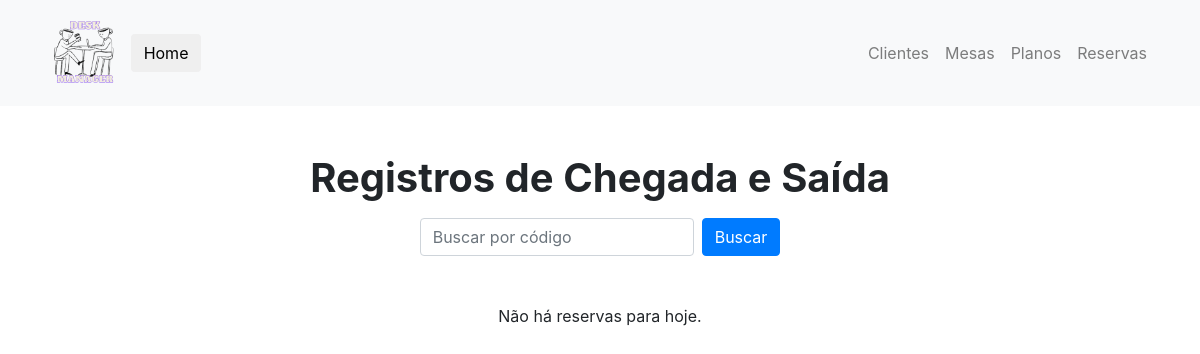
Page /registros on the earlier database version.
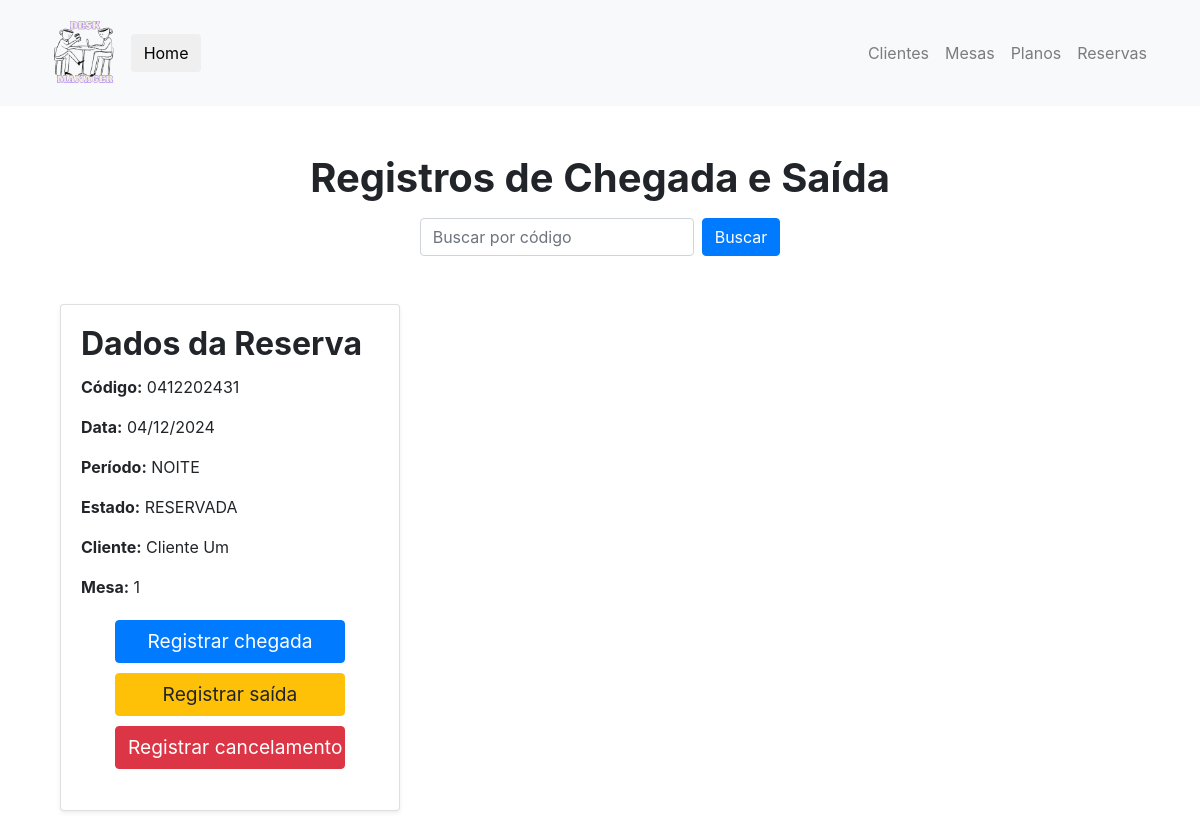
Same page on the later database version.
### desk_manager/models.py (models this page shows, shortened)
class Reserva(db.Model):
    id: so.Mapped[str] = so.mapped_column(sa.String, primary_key=True, default=generate_hex_id)
    codigo: so.Mapped[str] = so.mapped_column(sa.String, unique=True ,nullable=False)
    data: so.Mapped[datetime] = so.mapped_column(sa.DateTime, nullable=False)
    periodo: so.Mapped[PeriodoReserva] = so.mapped_column(sa.Integer, nullable=False)
    estado: so.Mapped[EstadoReserva] = so.mapped_column(sa.Integer, nullable=False, default=EstadoReserva.RESERVADA)
    data_chegada: so.Mapped[datetime] = so.mapped_column(sa.DateTime, nullable=True)
    data_saida: so.Mapped[datetime] = so.mapped_column(sa.DateTime, nullable=True)
    data_cancelamento: so.Mapped[datetime] = so.mapped_column(sa.DateTime, nullable=True)
    cliente: so.Mapped[Cliente] = so.relationship(Cliente, back_populates="reservas")
    cliente_id: so.Mapped[str] = so.mapped_column(sa.String, sa.ForeignKey("cliente.id"), nullable=False)
    mesa: so.Mapped[Mesa] = so.relationship(Mesa, back_populates="reservas")
    mesa_id: so.Mapped[str] = so.mapped_column(sa.String, sa.ForeignKey("mesa.id"), nullable=False)
    def to_dict(self):
        return {
            'id': self.id,
            'codigo': self.codigo,
            'data': self.data.strftime('%d/%m/%Y'),
            'periodo': PeriodoReserva(self.periodo).name,
            'estado': EstadoReserva(self.estado).name,
            'cliente': self.cliente,
            'mesa': self.mesa
        }

class Cliente(db.Model):
    __tablename__ = 'cliente'
    id: so.Mapped[str] = so.mapped_column(sa.String, primary_key=True, default=generate_hex_id)
    nome: so.Mapped[str] = so.mapped_column(sa.String, nullable=False)
    cpf: so.Mapped[str] = so.mapped_column(sa.String, unique=True, nullable=False)
    telefone: so.Mapped[str] = so.mapped_column(sa.String, nullable=False)
    tipo_plano_id: so.Mapped[str] = so.mapped_column(sa.String, sa.ForeignKey("plano.id"), nullable=True)
    plano: so.Mapped["PlanoDeUso"] = so.relationship("PlanoDeUso", back_populates="clientes")
    reservas: so.Mapped[list["Reserva"]] = so.relationship("Reserva", back_populates="cliente")
    saldo: so.Mapped[int] = so.mapped_column(sa.Integer, nullable=True, default=0)

class Mesa(db.Model):
    id: so.Mapped[str] = so.mapped_column(sa.String, primary_key=True, default=generate_hex_id)
    numero: so.Mapped[str] = so.mapped_column(sa.String, unique=True, nullable=False)
    reservas: so.Mapped[list["Reserva"]] = so.relationship("Reserva", back_populates="mesa")

### desk_manager/routes/registros.py (the view)
@REGISTROS.route('/registros')
def listagem():
    reservas = buscar_reservas_hoje()
    reservas_dict = [reserva.to_dict() for reserva in reservas]
    return render_template('listagem_registros.html', reservas=reservas_dict)

### desk_manager/routes/registros.py (called while the page is built)
def buscar_reservas_hoje():
    hoje = datetime.now().date()
    return Reserva.query.filter(func.date(Reserva.data) == hoje).all()

### desk_manager/templates/listagem_registros.html (shortened to what the changed rows need)
{% extends "base.html" %}
{% block body %}
<div class="container my-5">
    <h1 class="display-5 text-center my-0 mb-3"><strong>Registros de Chegada e Saída</strong></h1>
    <div class="row">
        {% if reserva_escolhida %}
            <div class="col-md-6 offset-md-3">
                <h2 class="card-title"><strong>Reserva encontrada!</strong></h2>
                <div class="card shadow-sm">
                    <div class="card-body">
                        <h2 class="card-title"><strong>Dados da Reserva</strong></h2>
                        <p class="card-text"><strong>Código:</strong> {{ reserva_escolhida.codigo }}</p>
                        <p class="card-text"><strong>Data:</strong> {{ reserva_escolhida.data }}</p>
                        <p class="card-text"><strong>Período:</strong> {{ reserva_escolhida.periodo }}</p>
                        <p class="card-text"><strong>Estado:</strong> {{ reserva_escolhida.estado }}</p>
                        <p class="card-text"><strong>Cliente:</strong> {{ reserva_escolhida.cliente.nome }}</p>
                        <p class="card-text"><strong>Mesa:</strong> {{ reserva_escolhida.mesa.numero }}</p>
                        <div class="form-group text-center">
                            <form action="{{ url_for('registros.registrar_chegada', reserva_id=reserva_escolhida.id) }}" method="POST" style="display:columm; padding: 5px;">
                                <button type="submit" class="btn btn-primary" style="font-size: 1.2rem; width: 230px;">Registrar chegada</button>
                            </form>
                            <form action="{{ url_for('registros.registrar_saida', reserva_id=reserva_escolhida.id) }}" method="POST" style="display:columm; padding: 5px;">
                                <button type="submit" class="btn btn-warning" style="font-size: 1.2rem; width: 230px;">Registrar saída</button>
                            </form>
                            <form action="{{ url_for('registros.registrar_cancelamento', reserva_id=reserva_escolhida.id) }}" method="POST" style="display:columm; padding: 5px;">
                                <button type="submit" class="btn btn-danger" style="font-size: 1.2rem; width: 230px;">Registrar cancelamento</button>
                            </form>
                        </div>
                    </div>
                </div>
            </div>
        {% elif reservas and reservas|length > 0 %}
            {% for reserva in reservas %}
            <div class="col-md-6 col-lg-4 mb-4">
                <div class="card shadow-sm">
                    <div class="card-body">
                        <h2 class="card-title"><strong>Dados da Reserva</strong></h2>
                        <p class="card-text"><strong>Código:</strong> {{ reserva.codigo }}</p>
                        <p class="card-text"><strong>Data:</strong> {{ reserva.data }}</p>
                        <p class="card-text"><strong>Período:</strong> {{ reserva.periodo }}</p>
                        <p class="card-text"><strong>Estado:</strong> {{ reserva.estado }}</p>
                        <p class="card-text"><strong>Cliente:</strong> {{ reserva.cliente.nome }}</p>
                        <p class="card-text"><strong>Mesa:</strong> {{ reserva.mesa.numero }}</p>
                        <div class="form-group text-center">
                            <form action="{{ url_for('registros.registrar_chegada', reserva_id=reserva.id) }}" method="POST" style="display:columm; padding: 5px;">
                                <button type="submit" class="btn btn-primary" style="font-size: 1.2rem; width: 230px;">Registrar chegada</button>
                            </form>
                            <form action="{{ url_for('registros.registrar_saida', reserva_id=reserva.id) }}" method="POST" style="display:columm; padding: 5px;">
                                <button type="submit" class="btn btn-warning" style="font-size: 1.2rem; width: 230px;">Registrar saída</button>
                            </form>
                            <form action="{{ url_for('registros.registrar_cancelamento', reserva_id=reserva.id) }}" method="POST" style="display:columm; padding: 5px;">
                                <button type="submit" class="btn btn-danger" style="font-size: 1.2rem; width: 230px;">Registrar cancelamento</button>
                            </form>
                        </div>
                    </div>
                </div>
            </div>
            {% endfor %}
        {% else %}
            <div class="col-12">
                <p class="text-center">Não há reservas para hoje.</p>
            </div>
        {% endif %}
    </div>
</div>
{% endblock %}

Differences in the rows shown:
added Reserva: codigo "0412202431", data "04/12/2024", periodo "NOITE", estado "RESERVADA", cliente.nome "Cliente Um", mesa.numero "1"
Other differences:
text no longer shown: "Não há reservas para hoje."
